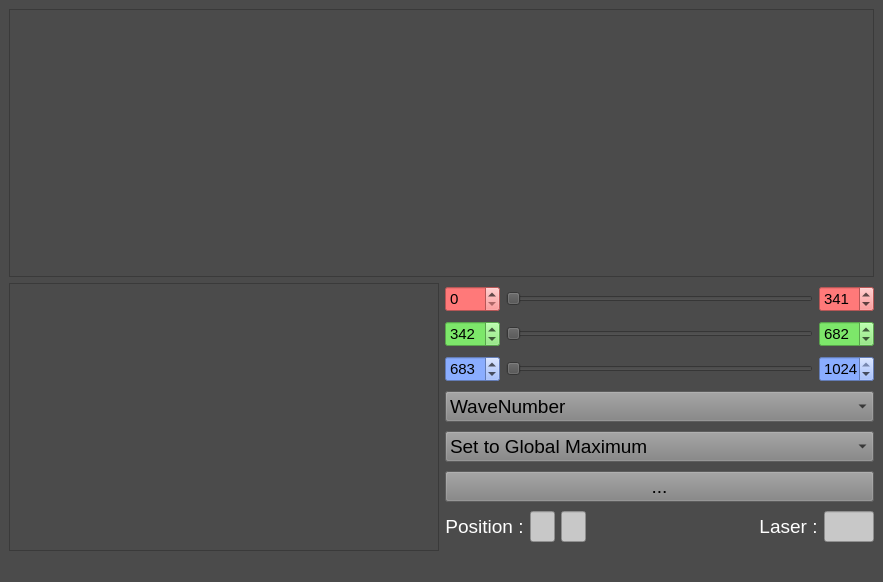
<?xml version="1.0" encoding="UTF-8"?>
<ui version="4.0">
 <class>MainWindow</class>
 <widget class="QMainWindow" name="MainWindow">
  <property name="geometry">
   <rect>
    <x>0</x>
    <y>0</y>
    <width>883</width>
    <height>582</height>
   </rect>
  </property>
  <property name="windowTitle">
   <string>MainWindow</string>
  </property>
  <property name="autoFillBackground">
   <bool>false</bool>
  </property>
  <property name="styleSheet">
   <string notr="true">background-color: rgb(75, 75, 75);
</string>
  </property>
  <widget class="QWidget" name="centralwidget">
   <property name="autoFillBackground">
    <bool>false</bool>
   </property>
   <layout class="QHBoxLayout" name="horizontalLayout_6">
    <item>
     <layout class="QGridLayout" name="gridLayout">
      <item row="0" column="0">
       <widget class="GraphicsLayoutWidget" name="graph_spectre"/>
      </item>
      <item row="1" column="0">
       <layout class="QHBoxLayout" name="horizontalLayout">
        <item>
         <widget class="GraphicsLayoutWidget" name="graph_rgb"/>
        </item>
        <item>
         <layout class="QVBoxLayout" name="verticalLayout_2">
          <item>
           <layout class="QHBoxLayout" name="horizontalLayout_4">
            <item>
             <widget class="QSpinBox" name="sb_lowRed">
              <property name="maximumSize">
               <size>
                <width>55</width>
                <height>16777215</height>
               </size>
              </property>
              <property name="font">
               <font>
                <pointsize>11</pointsize>
               </font>
              </property>
              <property name="toolTip">
               <string>Lower red limit</string>
              </property>
              <property name="styleSheet">
               <string notr="true">background-color: rgb(255, 121, 121);
color: rgb(0, 0, 0);</string>
              </property>
              <property name="maximum">
               <number>1000</number>
              </property>
             </widget>
            </item>
            <item>
             <widget class="QRangeSlider" name="dSlider_red">
              <property name="maximum">
               <number>1024</number>
              </property>
              <property name="orientation">
               <enum>Qt::Horizontal</enum>
              </property>
             </widget>
            </item>
            <item>
             <widget class="QSpinBox" name="sb_highRed">
              <property name="maximumSize">
               <size>
                <width>55</width>
                <height>16777215</height>
               </size>
              </property>
              <property name="font">
               <font>
                <pointsize>11</pointsize>
               </font>
              </property>
              <property name="toolTip">
               <string>Upper red limit</string>
              </property>
              <property name="styleSheet">
               <string notr="true">background-color: rgb(255, 121, 121);
color: rgb(0, 0, 0);</string>
              </property>
              <property name="maximum">
               <number>1000</number>
              </property>
              <property name="value">
               <number>341</number>
              </property>
             </widget>
            </item>
           </layout>
          </item>
          <item>
           <layout class="QHBoxLayout" name="horizontalLayout_3">
            <item>
             <widget class="QSpinBox" name="sb_lowGreen">
              <property name="maximumSize">
               <size>
                <width>55</width>
                <height>16777215</height>
               </size>
              </property>
              <property name="font">
               <font>
                <pointsize>11</pointsize>
               </font>
              </property>
              <property name="toolTip">
               <string>Lower green limit</string>
              </property>
              <property name="styleSheet">
               <string notr="true">background-color: rgb(125, 231, 106);
color: rgb(0, 0, 0);</string>
              </property>
              <property name="maximum">
               <number>1024</number>
              </property>
              <property name="value">
               <number>342</number>
              </property>
             </widget>
            </item>
            <item>
             <widget class="QRangeSlider" name="dSlider_green">
              <property name="maximum">
               <number>1024</number>
              </property>
              <property name="orientation">
               <enum>Qt::Horizontal</enum>
              </property>
             </widget>
            </item>
            <item>
             <widget class="QSpinBox" name="sb_highGreen">
              <property name="maximumSize">
               <size>
                <width>55</width>
                <height>16777215</height>
               </size>
              </property>
              <property name="font">
               <font>
                <pointsize>11</pointsize>
               </font>
              </property>
              <property name="toolTip">
               <string>Upper green limit</string>
              </property>
              <property name="styleSheet">
               <string notr="true">background-color: rgb(125, 231, 106);
color: rgb(0, 0, 0);</string>
              </property>
              <property name="maximum">
               <number>1024</number>
              </property>
              <property name="value">
               <number>682</number>
              </property>
             </widget>
            </item>
           </layout>
          </item>
          <item>
           <layout class="QHBoxLayout" name="horizontalLayout_2">
            <item>
             <widget class="QSpinBox" name="sb_lowBlue">
              <property name="maximumSize">
               <size>
                <width>55</width>
                <height>16777215</height>
               </size>
              </property>
              <property name="font">
               <font>
                <pointsize>11</pointsize>
               </font>
              </property>
              <property name="toolTip">
               <string>Lower blue limit</string>
              </property>
              <property name="styleSheet">
               <string notr="true">background-color: rgb(138, 173, 255);
color: rgb(0, 0, 0);</string>
              </property>
              <property name="maximum">
               <number>1024</number>
              </property>
              <property name="value">
               <number>683</number>
              </property>
             </widget>
            </item>
            <item>
             <widget class="QRangeSlider" name="dSlider_blue">
              <property name="maximum">
               <number>1024</number>
              </property>
              <property name="orientation">
               <enum>Qt::Horizontal</enum>
              </property>
             </widget>
            </item>
            <item>
             <widget class="QSpinBox" name="sb_highBlue">
              <property name="maximumSize">
               <size>
                <width>55</width>
                <height>16777215</height>
               </size>
              </property>
              <property name="font">
               <font>
                <pointsize>11</pointsize>
               </font>
              </property>
              <property name="toolTip">
               <string>Upper blue limit</string>
              </property>
              <property name="styleSheet">
               <string notr="true">background-color: rgb(138, 173, 255);
color: rgb(0, 0, 0);</string>
              </property>
              <property name="maximum">
               <number>1024</number>
              </property>
              <property name="value">
               <number>1024</number>
              </property>
             </widget>
            </item>
           </layout>
          </item>
          <item>
           <widget class="QComboBox" name="cmb_wave">
            <property name="minimumSize">
             <size>
              <width>0</width>
              <height>30</height>
             </size>
            </property>
            <property name="font">
             <font>
              <pointsize>14</pointsize>
             </font>
            </property>
            <property name="toolTip">
             <string>Put the slider in wavenumber/wavelength</string>
            </property>
            <property name="styleSheet">
             <string notr="true">background-color: rgb(130, 130, 130);
</string>
            </property>
            <item>
             <property name="text">
              <string>WaveNumber</string>
             </property>
            </item>
            <item>
             <property name="text">
              <string>WaveLength</string>
             </property>
            </item>
           </widget>
          </item>
          <item>
           <layout class="QHBoxLayout" name="horizontalLayout_5">
            <item>
             <widget class="QComboBox" name="cmb_set_maximum">
              <property name="minimumSize">
               <size>
                <width>0</width>
                <height>30</height>
               </size>
              </property>
              <property name="font">
               <font>
                <pointsize>14</pointsize>
               </font>
              </property>
              <property name="toolTip">
               <string>Global Max = view intensity | Local Max = intensity doesn't count</string>
              </property>
              <property name="styleSheet">
               <string notr="true">background-color: rgb(130, 130, 130);</string>
              </property>
              <item>
               <property name="text">
                <string>Set to Global Maximum</string>
               </property>
              </item>
              <item>
               <property name="text">
                <string>Set to Local Maximum</string>
               </property>
              </item>
             </widget>
            </item>
           </layout>
          </item>
          <item>
           <widget class="QPushButton" name="pb_search">
            <property name="font">
             <font>
              <pointsize>14</pointsize>
             </font>
            </property>
            <property name="toolTip">
             <string>Search the folderpath</string>
            </property>
            <property name="styleSheet">
             <string notr="true">background-color: rgb(130, 130, 130);</string>
            </property>
            <property name="text">
             <string>...</string>
            </property>
           </widget>
          </item>
          <item>
           <layout class="QHBoxLayout" name="horizontalLayout_7">
            <item>
             <widget class="QLabel" name="label">
              <property name="minimumSize">
               <size>
                <width>70</width>
                <height>0</height>
               </size>
              </property>
              <property name="font">
               <font>
                <pointsize>14</pointsize>
               </font>
              </property>
              <property name="styleSheet">
               <string notr="true">color: rgb(255, 255, 255);</string>
              </property>
              <property name="text">
               <string>Position :</string>
              </property>
              <property name="alignment">
               <set>Qt::AlignCenter</set>
              </property>
             </widget>
            </item>
            <item>
             <widget class="QLineEdit" name="le_x">
              <property name="enabled">
               <bool>false</bool>
              </property>
              <property name="maximumSize">
               <size>
                <width>25</width>
                <height>16777215</height>
               </size>
              </property>
              <property name="font">
               <font>
                <pointsize>14</pointsize>
               </font>
              </property>
              <property name="toolTip">
               <string>X position</string>
              </property>
              <property name="styleSheet">
               <string notr="true">background-color: rgb(200, 200, 200);
color: rgb(0, 0, 0);</string>
              </property>
             </widget>
            </item>
            <item>
             <widget class="QLineEdit" name="le_y">
              <property name="enabled">
               <bool>false</bool>
              </property>
              <property name="maximumSize">
               <size>
                <width>25</width>
                <height>16777215</height>
               </size>
              </property>
              <property name="font">
               <font>
                <pointsize>14</pointsize>
               </font>
              </property>
              <property name="toolTip">
               <string>Y position</string>
              </property>
              <property name="styleSheet">
               <string notr="true">background-color: rgb(200, 200, 200);
color: rgb(0, 0, 0);</string>
              </property>
             </widget>
            </item>
            <item>
             <spacer name="horizontalSpacer_2">
              <property name="orientation">
               <enum>Qt::Horizontal</enum>
              </property>
              <property name="sizeHint" stdset="0">
               <size>
                <width>40</width>
                <height>20</height>
               </size>
              </property>
             </spacer>
            </item>
            <item>
             <widget class="QLabel" name="label_2">
              <property name="minimumSize">
               <size>
                <width>40</width>
                <height>0</height>
               </size>
              </property>
              <property name="font">
               <font>
                <pointsize>14</pointsize>
               </font>
              </property>
              <property name="styleSheet">
               <string notr="true">color: rgb(255, 255, 255);</string>
              </property>
              <property name="text">
               <string>Laser :</string>
              </property>
              <property name="alignment">
               <set>Qt::AlignCenter</set>
              </property>
             </widget>
            </item>
            <item>
             <widget class="QLineEdit" name="le_laser">
              <property name="minimumSize">
               <size>
                <width>0</width>
                <height>0</height>
               </size>
              </property>
              <property name="maximumSize">
               <size>
                <width>50</width>
                <height>16777215</height>
               </size>
              </property>
              <property name="font">
               <font>
                <pointsize>14</pointsize>
               </font>
              </property>
              <property name="cursor">
               <cursorShape>IBeamCursor</cursorShape>
              </property>
              <property name="toolTip">
               <string>Laser wavelength</string>
              </property>
              <property name="styleSheet">
               <string notr="true">background-color: rgb(200, 200, 200);
color: rgb(0, 0, 0);</string>
              </property>
             </widget>
            </item>
           </layout>
          </item>
         </layout>
        </item>
       </layout>
      </item>
     </layout>
    </item>
   </layout>
  </widget>
  <widget class="QMenuBar" name="menubar">
   <property name="geometry">
    <rect>
     <x>0</x>
     <y>0</y>
     <width>883</width>
     <height>21</height>
    </rect>
   </property>
  </widget>
  <widget class="QStatusBar" name="statusbar"/>
 </widget>
 <customwidgets>
  <customwidget>
   <class>GraphicsLayoutWidget</class>
   <extends>QGraphicsView</extends>
   <header>pyqtgraph.h</header>
   <container>1</container>
  </customwidget>
  <customwidget>
   <class>QRangeSlider</class>
   <extends>QSlider</extends>
   <header>/gui/widgets/QRangeSlider.h</header>
  </customwidget>
 </customwidgets>
 <resources/>
 <connections/>
</ui>
